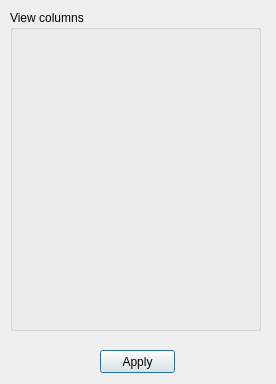
<?xml version="1.0" encoding="UTF-8"?>
<ui version="4.0">
 <class>view</class>
 <widget class="QDialog" name="view">
  <property name="geometry">
   <rect>
    <x>0</x>
    <y>0</y>
    <width>276</width>
    <height>384</height>
   </rect>
  </property>
  <property name="windowTitle">
   <string>Dialog</string>
  </property>
  <widget class="QGroupBox" name="groupBox">
   <property name="geometry">
    <rect>
     <x>10</x>
     <y>10</y>
     <width>251</width>
     <height>321</height>
    </rect>
   </property>
   <property name="title">
    <string>View columns</string>
   </property>
  </widget>
  <widget class="QPushButton" name="pushButton">
   <property name="geometry">
    <rect>
     <x>100</x>
     <y>350</y>
     <width>75</width>
     <height>23</height>
    </rect>
   </property>
   <property name="text">
    <string>Apply</string>
   </property>
  </widget>
 </widget>
 <resources/>
 <connections/>
</ui>
